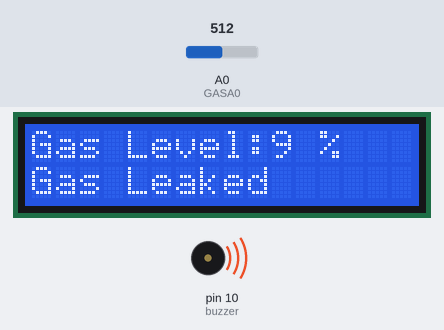
The sketch below on a simulated Arduino Uno, built with avr-gcc and run on an emulated ATmega328P. On the bench: 16×2 character LCD, buzzer (waves = sounding, pin HIGH). Inputs (shaded band) come from the test bench; at power-on: A0 (GASA0) = 512. Pins used as bus, display or sensor lines are not drawn.

Above: at 4.7 s.
4.8 s: A0 (GASA0) set to 443
7.9 s: A0 (GASA0) set to 420
At 8.7 s:
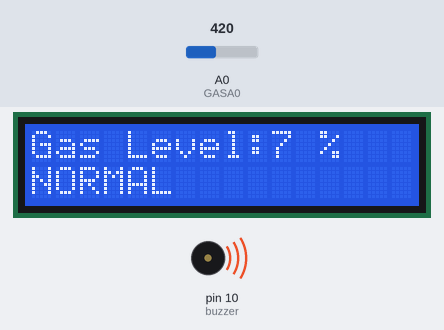
10.8 s: A0 (GASA0) set to 716
At 11.3 s:
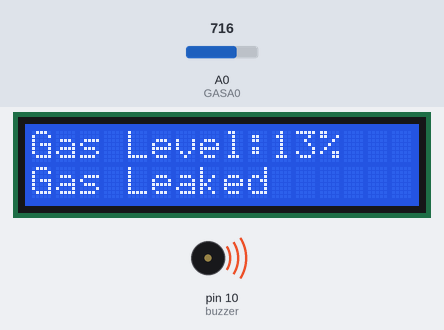
Timing chart, 0 to 13.8 s (numbered marks = the images above; inputs shaded):
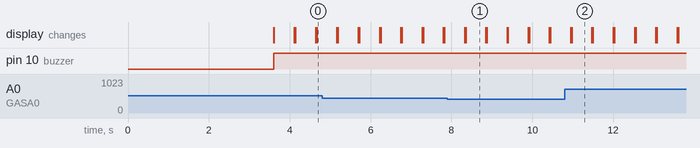

Measured:
- the behaviour switches between 435 and 434 on A0 (GASA0) (found by bisection; images 0 and 1)
- after the input at 7.9 s, the display: first differs from a run without the input after 0.45 s (image 1)
- after the input at 10.8 s, the display: first differs from a run without the input after 0.17 s (image 2)
- what the display in image 1 shows lasts 0.6 s, from 8.3 s to 8.9 s

The sketch:

GAS_ALERT.ino
```cpp
#include <LiquidCrystal_I2C.h>
LiquidCrystal_I2C lcd(0x27,16,2);  //for 16x2 lcd display

int buzzer = 10;
int GASA0 = A0;
int gasvalue;


void setup() {

lcd.begin();     // initiate the lcd
 lcd.backlight();
 Serial.begin(9600);
 pinMode(buzzer, OUTPUT);
 lcd.setCursor(2,0);
 lcd.print("Gas leakage");
 lcd.setCursor(4,1);
 lcd.print("Detector");
 delay(3500);
 lcd.clear();
}

void loop() {
  int sen = analogRead(GASA0);
  int gasvalue = (sen - 35)/50;

  lcd.setCursor(0,0);
  lcd.print("Gas Level:");
  lcd.setCursor(10,0);
  lcd.print(gasvalue);
  lcd.setCursor(12,0);
  lcd.print("%");

  // Checks if it has reached the threshold value
  if (gasvalue >= 8)              //gas percentage alert
  {
    lcd.setCursor(0,1);
  lcd.print("Gas Leaked");
    digitalWrite(buzzer, HIGH);
  }
  else
  {
  lcd.setCursor(0,1);
  lcd.print("NORMAL");
    noTone(buzzer);

  }
  delay(500);
  lcd.clear();
}
```
